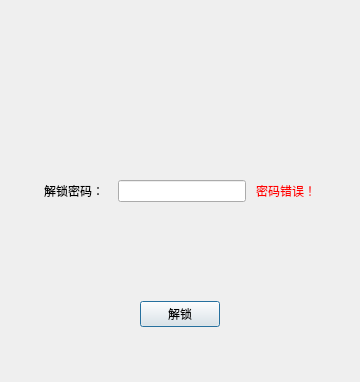
<?xml version="1.0" encoding="UTF-8"?>
<ui version="4.0">
 <class>UnlockDialog</class>
 <widget class="QDialog" name="UnlockDialog">
  <property name="geometry">
   <rect>
    <x>0</x>
    <y>0</y>
    <width>360</width>
    <height>382</height>
   </rect>
  </property>
  <property name="minimumSize">
   <size>
    <width>360</width>
    <height>382</height>
   </size>
  </property>
  <property name="maximumSize">
   <size>
    <width>360</width>
    <height>382</height>
   </size>
  </property>
  <property name="windowTitle">
   <string>解锁</string>
  </property>
  <layout class="QVBoxLayout" name="verticalLayout">
   <property name="spacing">
    <number>10</number>
   </property>
   <property name="leftMargin">
    <number>44</number>
   </property>
   <property name="rightMargin">
    <number>44</number>
   </property>
   <item>
    <widget class="QLabel" name="label">
     <property name="text">
      <string>&lt;html&gt;&lt;head/&gt;&lt;body&gt;&lt;p align=&quot;center&quot;&gt;&lt;img src=&quot;:/images/unlockWindow&quot;/&gt;&lt;/p&gt;&lt;/body&gt;&lt;/html&gt;</string>
     </property>
    </widget>
   </item>
   <item>
    <layout class="QHBoxLayout" name="horizontalLayout" stretch="1,2,0">
     <property name="spacing">
      <number>10</number>
     </property>
     <item>
      <widget class="QLabel" name="label_2">
       <property name="text">
        <string>解锁密码：</string>
       </property>
      </widget>
     </item>
     <item>
      <widget class="QLineEdit" name="lineEdit">
       <property name="echoMode">
        <enum>QLineEdit::Password</enum>
       </property>
      </widget>
     </item>
     <item>
      <widget class="QLabel" name="label_error">
       <property name="styleSheet">
        <string notr="true">color: rgb(255, 0, 0);</string>
       </property>
       <property name="text">
        <string>密码错误！</string>
       </property>
      </widget>
     </item>
    </layout>
   </item>
   <item alignment="Qt::AlignHCenter|Qt::AlignVCenter">
    <widget class="QPushButton" name="pushButton">
     <property name="text">
      <string>解锁</string>
     </property>
    </widget>
   </item>
  </layout>
 </widget>
 <resources/>
 <connections/>
</ui>
